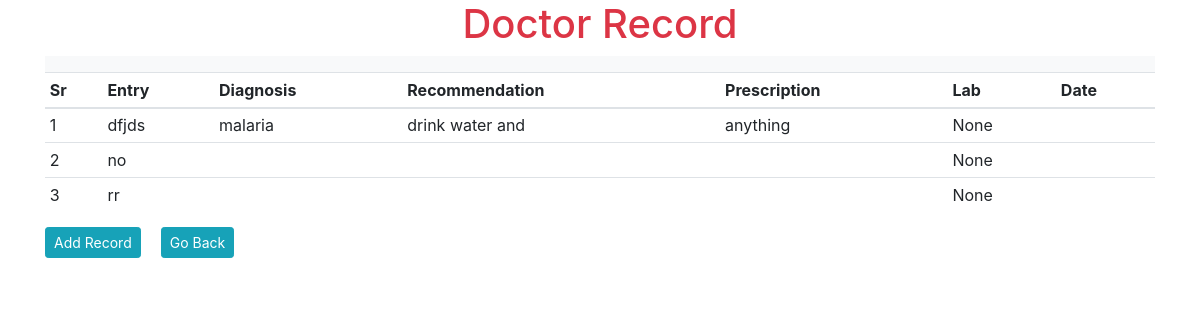
Screenshot of /doctor/allrecord/2 (signed in) with the database file from the repository.
### hospital/doctor/models.py (models this page shows)
class DoctorReport(db.Model):
    id = db.Column(db.Integer, primary_key=True)
    date = db.Column(db.DateTime, nullable=False, default=datetime.utcnow)
    entry = db.Column(db.Text, default=None)
    diagnosis = db.Column(db.Text, default=None)
    recommendation = db.Column(db.Text, default=None)
    prescription = db.Column(db.Text, default=None)
    lab = db.Column(db.Text, default=None)
    date = db.Column(db.Date)
    doctor_id = db.Column(db.Integer, db.ForeignKey('user.id'), nullable=False)
    patient_id = db.Column(db.Integer, db.ForeignKey('patient.id'), nullable=False)

### hospital/doctor/routes.py (the view)
@app.route('/doctor/allrecord/<int:id>')
def doctorAllRecord(id):
    if 'email' not in session:
        flash(f'Please login first', 'danger')
        return redirect(url_for('adminlogin'))
    records = Patient.query.get_or_404(id)
    return render_template('doctor/record.html', title='Doctor record', records=records.doctor_report, id=id)

### hospital/templates/doctor/record.html (shortened to what this page needs)
{% extends 'layout.html' %}
{% block content %}
<div class="text-center h1 text-danger"> Doctor Record</div>
<div class="container">
    <nav class="navbar navbar-expand-lg bg-light">
</div>
<div class="container">
    <table class="table table-sm">
        <thead>
            <th>Sr</th>
            <th>Entry</th>
            <th>Diagnosis</th>
            <th>Recommendation</th>
            <th>Prescription</th>
            <th>Lab</th>
            <th>Date</th>
        </thead>
        <tbody>
            {% for record in records %}
            <tr>
                <td>{{loop.index}}</td>
                <td>{{record.entry}}</td>
                <td>{{record.diagnosis}}</td>
                <td>{{record.recommendation}}</td>
                <td>{{record.prescription}}</td>
                <td>{{record.lab}}</td>
                <td>{{records.date}}</td>
            </tr>
            {% endfor %}
        </tbody>
    </table>
    <div style="display: flex;">
    <p><a href="{{ url_for('createDoctorRecord', id=id) }}" class="btn btn-info btn-sm"  style="margin-right: 20px;">Add Record</a></p>
    <p><a href="{{ url_for('patientRecord') }}" class="btn btn-info btn-sm">Go Back</a></p>
  </div>
  </div>
{% endblock content %}

### rows the page displays
DoctorReport: entry "dfjds", diagnosis "malaria", recommendation "drink water and", prescription "anything", lab "None"
DoctorReport: entry "no", lab "None"
DoctorReport: entry "rr", lab "None"
